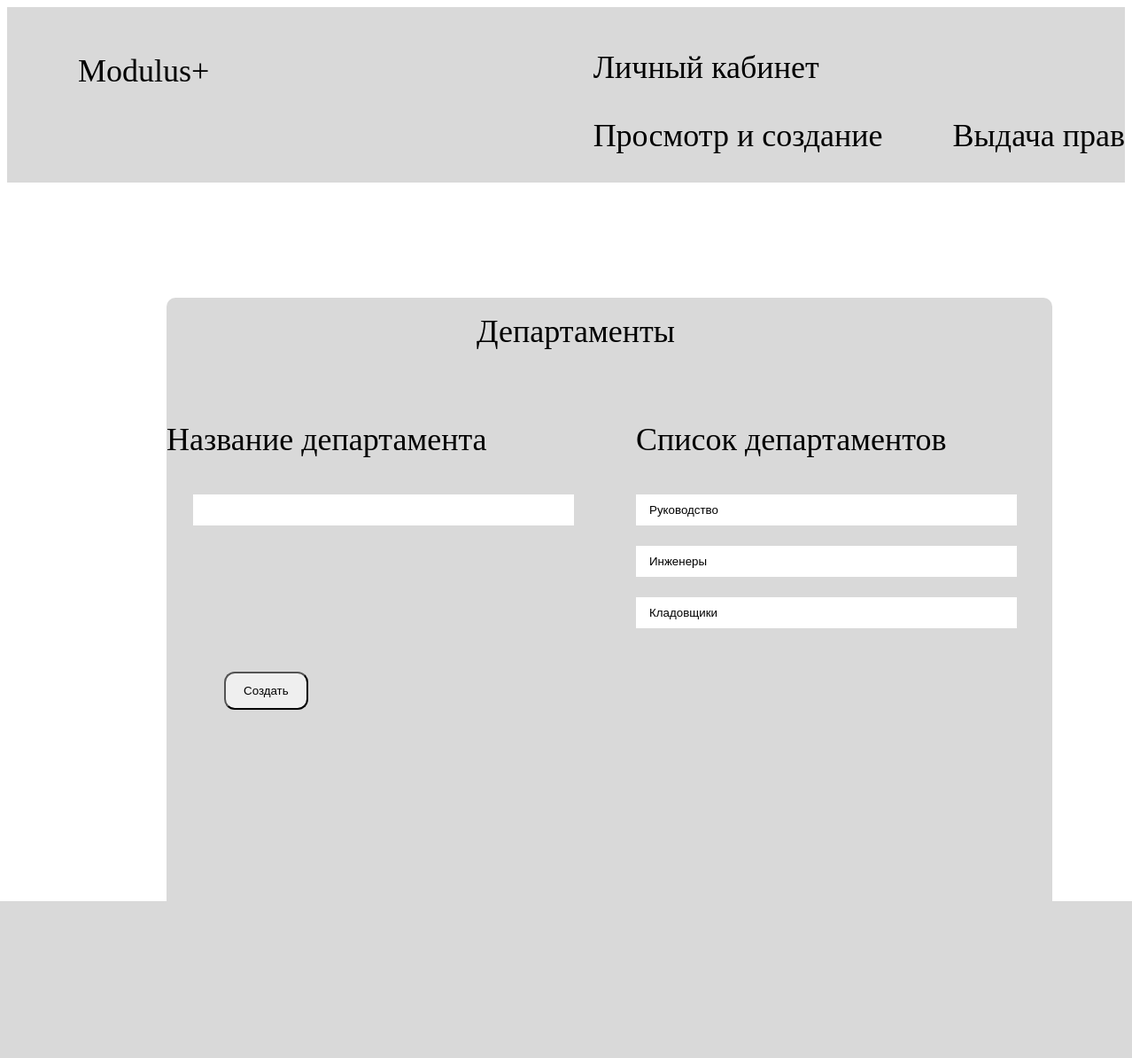
The page /department_list.php (signed in) on the database its author committed.
### tables this page shows
CREATE TABLE `departments` (
  `dp_id` int(11) NOT NULL COMMENT 'ID',
  `dp_name` varchar(150) NOT NULL COMMENT 'Название департамента'
);

### department_list.php (the view, shortened to what this page needs)
<?php
if($_SESSION['admin']){
    $conn = OpenCon();
    $query = "SELECT * FROM departments";
    $res=$conn->query($query);
}
else{
    header("Location: authorization.php");
    exit;
}
?>
<!DOCTYPE html>
<html lang="ru">
<head>
    <link rel="stylesheet" href="assets/css/department_list.css">
</head>
<body>
    <header class="header">
        <div class="container">
            <div class="header__inner">
                <div class="header__logo">Modulus+</div>
                <nav class="navigation">
                    <a class="navigation__link" href="personal_cabinet_for_admin.php">Личный кабинет</a>
                    <nav class="navigation-frame">
                        <ul class="topmenu">
                            <li class="navigation__link-sc"><a class="link_submenu-top" href="">Просмотр и создание</a>
                            </li>
                            <li class="navigation__link-give"><a class="link_submenu-top" href="">Выдача прав</a>
                            </li>
                        </ul>
                    </nav>
                </nav>
            </div>
        </div>
    </header>
    <div class="container">
        <div class="formLk">
            <form method="get" action="" autocomplete="on">
                <h1>Департаменты</h1>
                <div class="date-area">
                    <div>
                        <div class="posirionname">
                            <p>Название департамента</p>
                            <input type="text" name="depname" required="required">
                        </div>
                    </div>
                    <div>
                    <div class="discriptionForm">
                        <p>Список департаментов</p>
                    </div>
                    <?php
                        while($nm = $res->fetch_object()){
                            echo '<div class="department-$count"><input type="text" value="';
                            echo $nm->dp_name;
                            echo '" name="department" required="required" readonly></div>';
                        }
                    ?>
                    </div>
                </div>
                <div class="groupBatton">
                        <button class="inButton" type="submit" name="submit">Создать</button>
                </div>
            </form>
        </div>
    </div>

### assets/css/department_list.css (style rules this page uses)
body { font: 400 36px/1 Montserrat sans-serif; color: black; display: flex; flex-direction: column; }
.container { width: 100%; max-width: 1440px; margin: 0 auto; }
.header { width: 100%; height: 198px; z-index: 1000; background-color: #D9D9D9; margin-bottom: 80px; }
.header__inner { display: flex; justify-content: space-between; align-items: center; padding: 50px 0px; }
.header__logo { font: 400 36px/1 Montserrat sans-serif; color: black; padding-left: 80px; padding-bottom: 120px; margin-right: 200px; }
.navigation__link { color: black; text-decoration: none; transition: color 0.2s linear; display: inline-block; vertical-align: top; margin: 0px 120px; margin-left: 0px; margin-top: 0px; position: relative; }
.navigation__link-sc { color: black; text-decoration: none; transition: color 0.2s linear; display: inline-block; vertical-align: top; position: relative; margin-left: -40px; }
.navigation__link-give { color: black; text-decoration: none; transition: color 0.2s linear; display: inline-block; vertical-align: top; margin-left: 70px; position: relative; }
.link_submenu-top { text-decoration: none; color: black; text-decoration: none; transition: color 0.2s linear; display: inline-block; vertical-align: top; position: relative; margin-bottom: 15px; }
li { list-style-type: none; }
.navigation__link:after, .link_submenu:after { content: ""; display: block; width: 100%; height: 3px; background-color: rgb(243, 188, 36); position: absolute; top: 100%; left: 0%; opacity: 0; transition: color 0.2s linear; }
.topmenu>li { display: inline-block; margin-top: 5px; position: relative; }
.topmenu>li:last-child { margin-right: 0; }
.formLk { width: 1000px; height: 850px; margin: 0px 180px; background: #D9D9D9; border-radius: 10px; font-size: 36px; position: relative; }
.date-area { display: grid; grid-template-columns: repeat(2, 1fr); }
.formLk:after, form div:after { content: ""; display: table; clear: both; }
form div { margin-bottom: 15px; position: relative; }
h1 { font-size: 36px; font-weight: 400; align-items: center; margin-top: 50px; margin-bottom: 50px; margin-left: 350px; padding-top: 20px; }
input[type="text"], input[type="email"], input[type="password"] { width: 80%; padding: 10px 15px; border-width: 0; background: #ffffff; outline: none; margin-left: 30px; }
.discriptionForm { margin: 0px; margin-left: 30px; grid-column: 1; grid-row: 2; }
.groupBatton { grid-column: 2; grid-row: 1; margin-top: 5px; }
.inButton { margin-left: 65px; padding: 12px 20px; border-radius: 12px; }

### rows shown on the page
departments: department "Руководство"
departments: department "Инженеры"
departments: department "Кладовщики"
